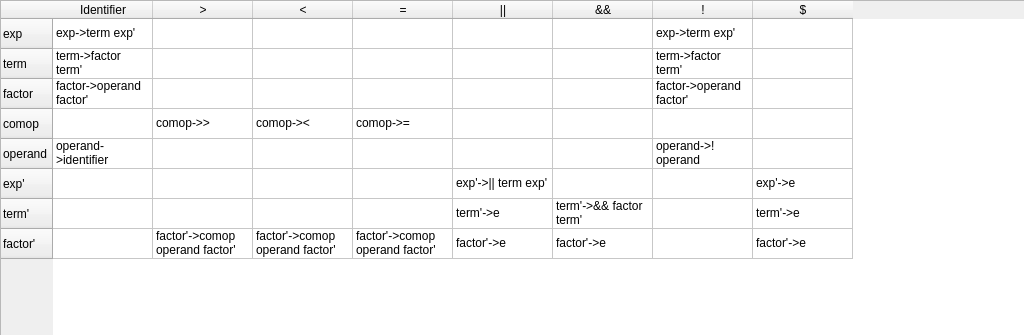
<?xml version="1.0" encoding="UTF-8"?>
<ui version="4.0">
 <class>ParsingTable</class>
 <widget class="QWidget" name="ParsingTable">
  <property name="geometry">
   <rect>
    <x>0</x>
    <y>0</y>
    <width>1024</width>
    <height>335</height>
   </rect>
  </property>
  <property name="windowTitle">
   <string>Parsing Table</string>
  </property>
  <widget class="QTableWidget" name="tableWidget">
   <property name="geometry">
    <rect>
     <x>0</x>
     <y>0</y>
     <width>1921</width>
     <height>561</height>
    </rect>
   </property>
   <property name="sizePolicy">
    <sizepolicy hsizetype="MinimumExpanding" vsizetype="Maximum">
     <horstretch>0</horstretch>
     <verstretch>0</verstretch>
    </sizepolicy>
   </property>
   <property name="minimumSize">
    <size>
     <width>0</width>
     <height>0</height>
    </size>
   </property>
   <property name="sizeAdjustPolicy">
    <enum>QAbstractScrollArea::AdjustToContents</enum>
   </property>
   <property name="textElideMode">
    <enum>Qt::ElideNone</enum>
   </property>
   <row>
    <property name="text">
     <string>exp</string>
    </property>
   </row>
   <row>
    <property name="text">
     <string>term</string>
    </property>
   </row>
   <row>
    <property name="text">
     <string>factor</string>
    </property>
   </row>
   <row>
    <property name="text">
     <string>comop</string>
    </property>
   </row>
   <row>
    <property name="text">
     <string>operand</string>
    </property>
   </row>
   <row>
    <property name="text">
     <string>exp'</string>
    </property>
   </row>
   <row>
    <property name="text">
     <string>term'</string>
    </property>
   </row>
   <row>
    <property name="text">
     <string>factor'</string>
    </property>
   </row>
   <column>
    <property name="text">
     <string>Identifier</string>
    </property>
   </column>
   <column>
    <property name="text">
     <string>&gt;</string>
    </property>
   </column>
   <column>
    <property name="text">
     <string>&lt;</string>
    </property>
   </column>
   <column>
    <property name="text">
     <string>=</string>
    </property>
   </column>
   <column>
    <property name="text">
     <string>||</string>
    </property>
   </column>
   <column>
    <property name="text">
     <string>&amp;&amp;</string>
    </property>
   </column>
   <column>
    <property name="text">
     <string>!</string>
    </property>
   </column>
   <column>
    <property name="text">
     <string>$</string>
    </property>
   </column>
   <item row="0" column="0">
    <property name="text">
     <string>exp-&gt;term exp'</string>
    </property>
    <property name="background">
     <brush brushstyle="NoBrush">
      <color alpha="255">
       <red>160</red>
       <green>160</green>
       <blue>160</blue>
      </color>
     </brush>
    </property>
   </item>
   <item row="0" column="6">
    <property name="text">
     <string>exp-&gt;term exp'</string>
    </property>
   </item>
   <item row="1" column="0">
    <property name="text">
     <string>term-&gt;factor term'</string>
    </property>
   </item>
   <item row="1" column="6">
    <property name="text">
     <string>term-&gt;factor term'</string>
    </property>
   </item>
   <item row="2" column="0">
    <property name="text">
     <string>factor-&gt;operand factor'</string>
    </property>
   </item>
   <item row="2" column="3">
    <property name="text">
     <string/>
    </property>
   </item>
   <item row="2" column="6">
    <property name="text">
     <string>factor-&gt;operand factor'</string>
    </property>
   </item>
   <item row="3" column="1">
    <property name="text">
     <string>comop-&gt;&gt;</string>
    </property>
   </item>
   <item row="3" column="2">
    <property name="text">
     <string>comop-&gt;&lt;</string>
    </property>
   </item>
   <item row="3" column="3">
    <property name="text">
     <string>comop-&gt;=</string>
    </property>
   </item>
   <item row="4" column="0">
    <property name="text">
     <string>operand-&gt;identifier</string>
    </property>
   </item>
   <item row="4" column="3">
    <property name="text">
     <string/>
    </property>
   </item>
   <item row="4" column="6">
    <property name="text">
     <string>operand-&gt;! operand</string>
    </property>
   </item>
   <item row="5" column="4">
    <property name="text">
     <string>exp'-&gt;|| term exp'</string>
    </property>
   </item>
   <item row="5" column="7">
    <property name="text">
     <string>exp'-&gt;e</string>
    </property>
   </item>
   <item row="6" column="4">
    <property name="text">
     <string>term'-&gt;e</string>
    </property>
   </item>
   <item row="6" column="5">
    <property name="text">
     <string>term'-&gt;&amp;&amp; factor term'</string>
    </property>
   </item>
   <item row="6" column="7">
    <property name="text">
     <string>term'-&gt;e</string>
    </property>
   </item>
   <item row="7" column="1">
    <property name="text">
     <string>factor'-&gt;comop operand factor'</string>
    </property>
   </item>
   <item row="7" column="2">
    <property name="text">
     <string>factor'-&gt;comop operand factor'</string>
    </property>
   </item>
   <item row="7" column="3">
    <property name="text">
     <string>factor'-&gt;comop operand factor'</string>
    </property>
   </item>
   <item row="7" column="4">
    <property name="text">
     <string>factor'-&gt;e</string>
    </property>
   </item>
   <item row="7" column="5">
    <property name="text">
     <string>factor'-&gt;e</string>
    </property>
   </item>
   <item row="7" column="7">
    <property name="text">
     <string>factor'-&gt;e</string>
    </property>
   </item>
  </widget>
 </widget>
 <resources/>
 <connections/>
</ui>
